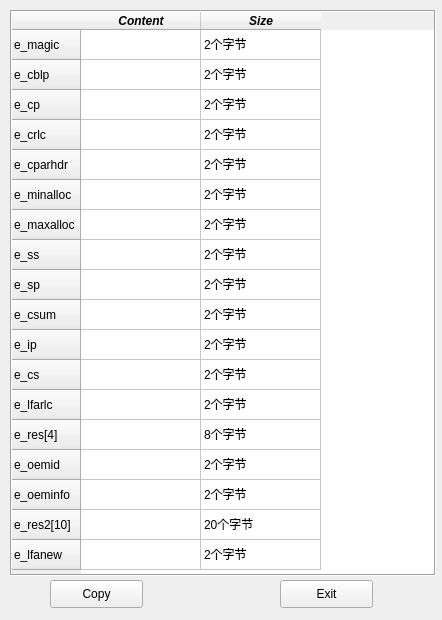
<?xml version="1.0" encoding="UTF-8"?>
<ui version="4.0">
 <class>DosHeaderWindow</class>
 <widget class="QMainWindow" name="DosHeaderWindow">
  <property name="geometry">
   <rect>
    <x>0</x>
    <y>0</y>
    <width>442</width>
    <height>620</height>
   </rect>
  </property>
  <property name="minimumSize">
   <size>
    <width>442</width>
    <height>620</height>
   </size>
  </property>
  <property name="maximumSize">
   <size>
    <width>442</width>
    <height>620</height>
   </size>
  </property>
  <property name="windowTitle">
   <string>IMAGE_DOS_HEADER</string>
  </property>
  <property name="unifiedTitleAndToolBarOnMac">
   <bool>false</bool>
  </property>
  <widget class="QWidget" name="centralwidget">
   <widget class="QPushButton" name="CopyButton">
    <property name="geometry">
     <rect>
      <x>50</x>
      <y>580</y>
      <width>93</width>
      <height>28</height>
     </rect>
    </property>
    <property name="text">
     <string>Copy</string>
    </property>
   </widget>
   <widget class="QTableWidget" name="tableWidget">
    <property name="geometry">
     <rect>
      <x>10</x>
      <y>10</y>
      <width>426</width>
      <height>566</height>
     </rect>
    </property>
    <property name="minimumSize">
     <size>
      <width>426</width>
      <height>566</height>
     </size>
    </property>
    <property name="maximumSize">
     <size>
      <width>426</width>
      <height>566</height>
     </size>
    </property>
    <property name="autoFillBackground">
     <bool>true</bool>
    </property>
    <property name="frameShape">
     <enum>QFrame::Box</enum>
    </property>
    <property name="lineWidth">
     <number>1</number>
    </property>
    <property name="midLineWidth">
     <number>0</number>
    </property>
    <attribute name="horizontalHeaderCascadingSectionResizes">
     <bool>false</bool>
    </attribute>
    <attribute name="horizontalHeaderDefaultSectionSize">
     <number>120</number>
    </attribute>
    <row>
     <property name="text">
      <string>e_magic</string>
     </property>
    </row>
    <row>
     <property name="text">
      <string>e_cblp</string>
     </property>
    </row>
    <row>
     <property name="text">
      <string>e_cp</string>
     </property>
    </row>
    <row>
     <property name="text">
      <string>e_crlc</string>
     </property>
    </row>
    <row>
     <property name="text">
      <string>e_cparhdr</string>
     </property>
    </row>
    <row>
     <property name="text">
      <string>e_minalloc</string>
     </property>
    </row>
    <row>
     <property name="text">
      <string>e_maxalloc</string>
     </property>
    </row>
    <row>
     <property name="text">
      <string>e_ss</string>
     </property>
    </row>
    <row>
     <property name="text">
      <string>e_sp</string>
     </property>
    </row>
    <row>
     <property name="text">
      <string>e_csum</string>
     </property>
    </row>
    <row>
     <property name="text">
      <string>e_ip</string>
     </property>
    </row>
    <row>
     <property name="text">
      <string>e_cs</string>
     </property>
    </row>
    <row>
     <property name="text">
      <string>e_lfarlc</string>
     </property>
    </row>
    <row>
     <property name="text">
      <string>e_res[4]</string>
     </property>
    </row>
    <row>
     <property name="text">
      <string>e_oemid</string>
     </property>
    </row>
    <row>
     <property name="text">
      <string>e_oeminfo</string>
     </property>
    </row>
    <row>
     <property name="text">
      <string>e_res2[10]</string>
     </property>
    </row>
    <row>
     <property name="text">
      <string>e_lfanew</string>
     </property>
    </row>
    <column>
     <property name="text">
      <string notr="true">Content</string>
     </property>
     <property name="font">
      <font>
       <pointsize>9</pointsize>
       <weight>75</weight>
       <italic>true</italic>
       <bold>true</bold>
       <underline>false</underline>
      </font>
     </property>
     <property name="textAlignment">
      <set>AlignCenter</set>
     </property>
    </column>
    <column>
     <property name="text">
      <string notr="true">Size</string>
     </property>
     <property name="font">
      <font>
       <weight>75</weight>
       <italic>true</italic>
       <bold>true</bold>
       <underline>false</underline>
       <kerning>true</kerning>
      </font>
     </property>
     <property name="textAlignment">
      <set>AlignCenter</set>
     </property>
     <property name="background">
      <color>
       <red>255</red>
       <green>255</green>
       <blue>255</blue>
      </color>
     </property>
    </column>
    <item row="0" column="0">
     <property name="text">
      <string/>
     </property>
    </item>
    <item row="0" column="1">
     <property name="text">
      <string>2个字节</string>
     </property>
     <property name="font">
      <font>
       <family>Arial</family>
      </font>
     </property>
     <property name="flags">
      <set>ItemIsSelectable|ItemIsEditable|ItemIsDragEnabled|ItemIsDropEnabled|ItemIsUserCheckable|ItemIsEnabled|ItemIsTristate</set>
     </property>
    </item>
    <item row="1" column="0">
     <property name="text">
      <string/>
     </property>
    </item>
    <item row="1" column="1">
     <property name="text">
      <string>2个字节</string>
     </property>
    </item>
    <item row="2" column="0">
     <property name="text">
      <string/>
     </property>
    </item>
    <item row="2" column="1">
     <property name="text">
      <string>2个字节</string>
     </property>
    </item>
    <item row="3" column="0">
     <property name="text">
      <string/>
     </property>
    </item>
    <item row="3" column="1">
     <property name="text">
      <string>2个字节</string>
     </property>
    </item>
    <item row="4" column="0">
     <property name="text">
      <string/>
     </property>
    </item>
    <item row="4" column="1">
     <property name="text">
      <string>2个字节</string>
     </property>
    </item>
    <item row="5" column="0">
     <property name="text">
      <string/>
     </property>
    </item>
    <item row="5" column="1">
     <property name="text">
      <string>2个字节</string>
     </property>
    </item>
    <item row="6" column="1">
     <property name="text">
      <string>2个字节</string>
     </property>
    </item>
    <item row="7" column="0">
     <property name="text">
      <string/>
     </property>
    </item>
    <item row="7" column="1">
     <property name="text">
      <string>2个字节</string>
     </property>
    </item>
    <item row="8" column="0">
     <property name="text">
      <string/>
     </property>
    </item>
    <item row="8" column="1">
     <property name="text">
      <string>2个字节</string>
     </property>
    </item>
    <item row="9" column="0">
     <property name="text">
      <string/>
     </property>
    </item>
    <item row="9" column="1">
     <property name="text">
      <string>2个字节</string>
     </property>
    </item>
    <item row="10" column="0">
     <property name="text">
      <string/>
     </property>
    </item>
    <item row="10" column="1">
     <property name="text">
      <string>2个字节</string>
     </property>
    </item>
    <item row="11" column="0">
     <property name="text">
      <string/>
     </property>
    </item>
    <item row="11" column="1">
     <property name="text">
      <string>2个字节</string>
     </property>
    </item>
    <item row="12" column="0">
     <property name="text">
      <string/>
     </property>
    </item>
    <item row="12" column="1">
     <property name="text">
      <string>2个字节</string>
     </property>
    </item>
    <item row="13" column="0">
     <property name="text">
      <string/>
     </property>
    </item>
    <item row="13" column="1">
     <property name="text">
      <string>8个字节</string>
     </property>
    </item>
    <item row="14" column="0">
     <property name="text">
      <string/>
     </property>
    </item>
    <item row="14" column="1">
     <property name="text">
      <string>2个字节</string>
     </property>
    </item>
    <item row="15" column="0">
     <property name="text">
      <string/>
     </property>
    </item>
    <item row="15" column="1">
     <property name="text">
      <string>2个字节</string>
     </property>
    </item>
    <item row="16" column="0">
     <property name="text">
      <string/>
     </property>
    </item>
    <item row="16" column="1">
     <property name="text">
      <string>20个字节</string>
     </property>
    </item>
    <item row="17" column="0">
     <property name="text">
      <string/>
     </property>
    </item>
    <item row="17" column="1">
     <property name="text">
      <string>2个字节</string>
     </property>
    </item>
   </widget>
   <widget class="QLabel" name="label">
    <property name="geometry">
     <rect>
      <x>710</x>
      <y>140</y>
      <width>141</width>
      <height>101</height>
     </rect>
    </property>
    <property name="text">
     <string/>
    </property>
   </widget>
   <widget class="QPushButton" name="ExitButton">
    <property name="geometry">
     <rect>
      <x>280</x>
      <y>580</y>
      <width>93</width>
      <height>28</height>
     </rect>
    </property>
    <property name="text">
     <string>Exit</string>
    </property>
   </widget>
   <zorder>tableWidget</zorder>
   <zorder>CopyButton</zorder>
   <zorder>label</zorder>
   <zorder>ExitButton</zorder>
  </widget>
 </widget>
 <resources/>
 <connections/>
</ui>
